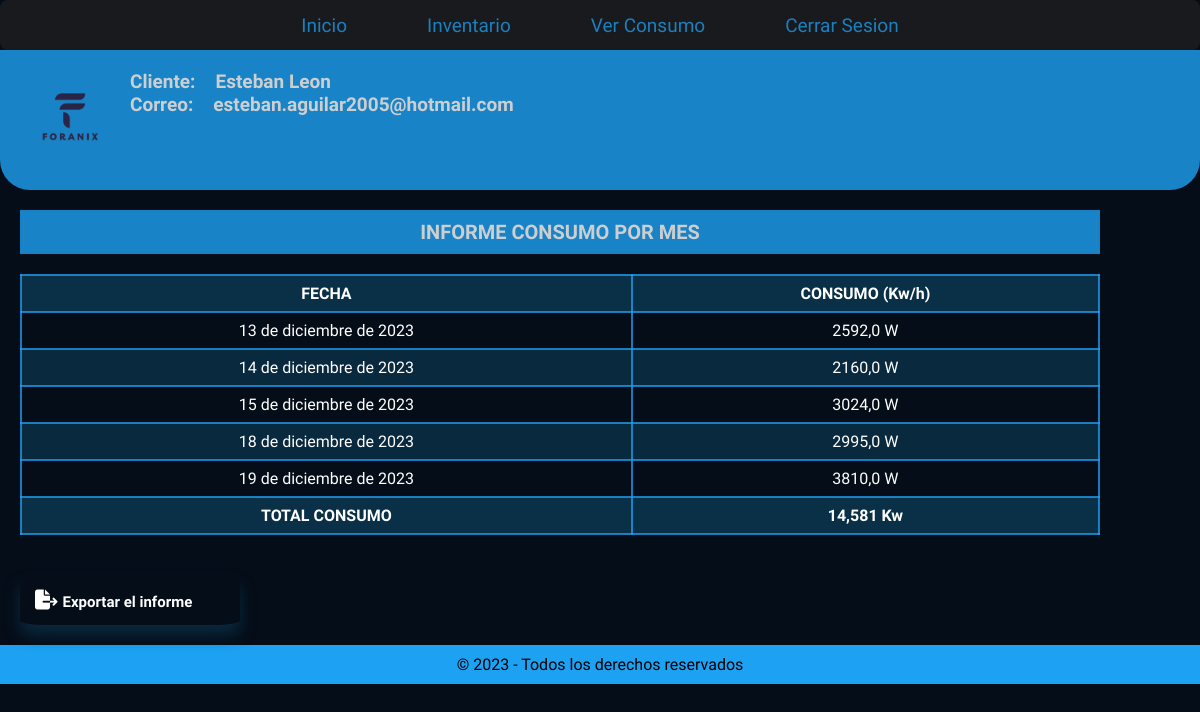
The app's page /paginaUsuario/inventario/informe/ (signed in), older data.
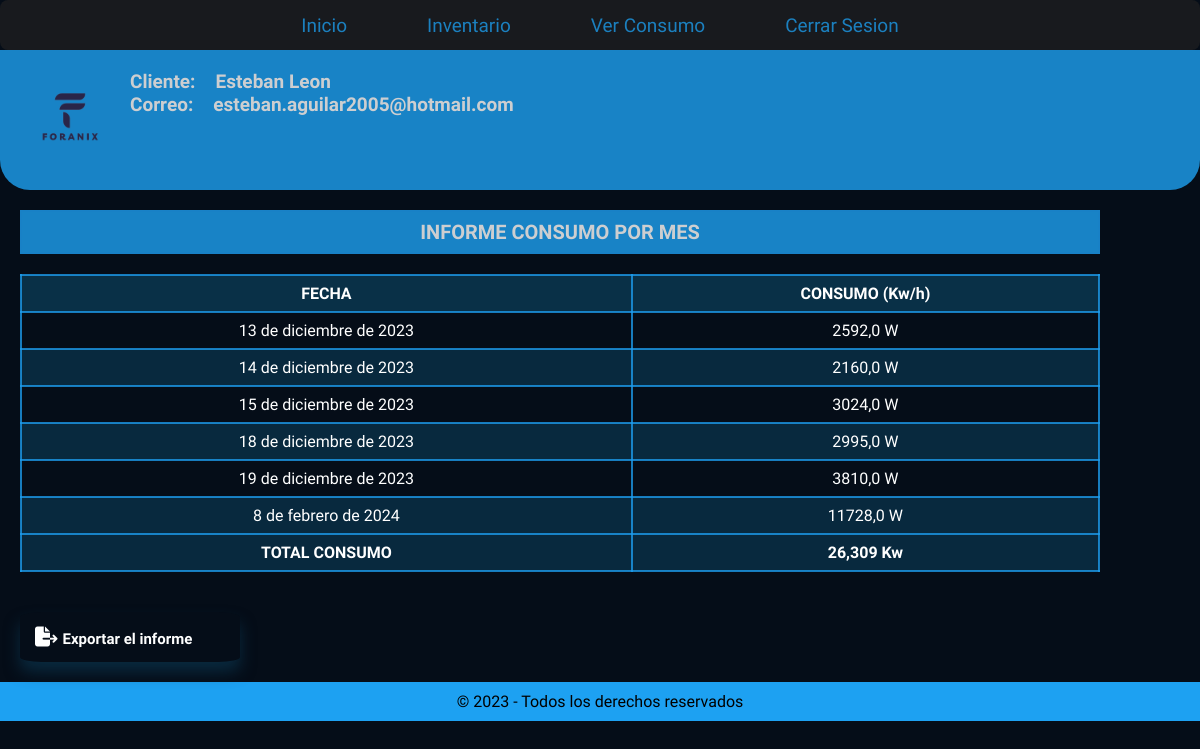
The same page, newer data.
### energy/models.py (models this page shows, shortened)
class Informe(models.Model):
    user = models.ForeignKey(User, on_delete=models.CASCADE)
    inventario = models.ForeignKey(Inventario, on_delete=models.CASCADE, null=True, related_name="inventario_list")
    dia = models.DateField(auto_now_add=True)  # Cambiado a auto_now_add para obtener la fecha actual en la creación del objeto
    consumo_total = models.FloatField(default=0)  # Valor predeterminado actualizado a 0
    consumo_total_mensual = models.FloatField(default=0)

### energy/views.py (the view)
# urls.py: path('paginaUsuario/inventario/informe/', informe, name="informe"),
def informe(request):
    if request.user.is_anonymous:
        return redirect('home')
    if request.user.is_authenticated:
        consumo_diario_del_mes = Informe.objects.filter(user=request.user)
        total_mensual = calcular_consumo_total_mensual(request.user)
        return render(request, 'energy/home/informe.html', {
            'consumoDiario': consumo_diario_del_mes,
            'user': request.user,
            'consumoTotalMensual': total_mensual
        })
    return render(request, 'energy/home/informe.html')

### energy/metodoList/metodoListInforme/informe.py (called while the page is built)
def calcular_consumo_total_mensual(usuario):
    consumo_mensual = Informe.objects.filter(user=usuario).aggregate(Sum('consumo_total'))[
                          'consumo_total__sum'] or 0
    if consumo_mensual != 0:
        consumo_mensual = consumo_mensual / 1000
    return consumo_mensual

### energy/templates/energy/home/informe.html (shortened to what this page needs)
<!DOCTYPE html>
<html lang="en">
<head>
    {% load static %}
    <link rel="stylesheet" href="https://cdnjs.cloudflare.com/ajax/libs/font-awesome/6.4.2/css/all.min.css" />
</head>
<body>
    <nav class="navegar">
        <a href="{% url 'paginaUsuario' %}">Inicio</a>
        <a href="{% url 'inventario' %}">Inventario</a>
        <a href="{% url 'proyecciones' %}">Ver Consumo</a>
        <a href="{% url 'cerrarSesion' %}">Cerrar Sesion</a>
    </nav>
    <div class="datosUsuario">
        <img src="{% static 'energy/img/FORANIX-sinFondo2.png' %}" alt="">
        <div class="description">
            <h2>Cliente:<p>{{user.first_name}} {{user.last_name}}</p>
            </h2>
            <h2>Correo:<p>{{user.email}}</p>
            </h2>
        </div>
    </div>
    <div class="contenedorTabla">
        <h1 class="datosConsumo">INFORME CONSUMO POR MES</h1>
        <table>
            <tr>
                <th>FECHA</th>
                <th>CONSUMO (Kw/h)</th>
            </tr>
            {% for consumo in consumoDiario %}
            <tr>
                <td>{{ consumo.dia }}</td>
                <td>{{ consumo.consumo_total }} W</td>
            </tr>
            {% endfor %}
            <th>TOTAL CONSUMO </th>
            <th>{{ consumoTotalMensual }} Kw</th>
        </table>
    </div>
    <i class="fa-solid fa-file-export"> <a href="{% url 'imprimirPDF' %}">Exportar el informe</a></i>
    <footer>
        <p>&copy; 2023 - Todos los derechos reservados</p>
    </footer>
</body>
</html>

Row changes from the older to the newer data that the page shows:
added Informe: dia "8 de febrero de 2024", consumo_total "11728,0"
Text that changed along with them:
{{ consumoTotalMensual }}: "14,581" → "26,309"
